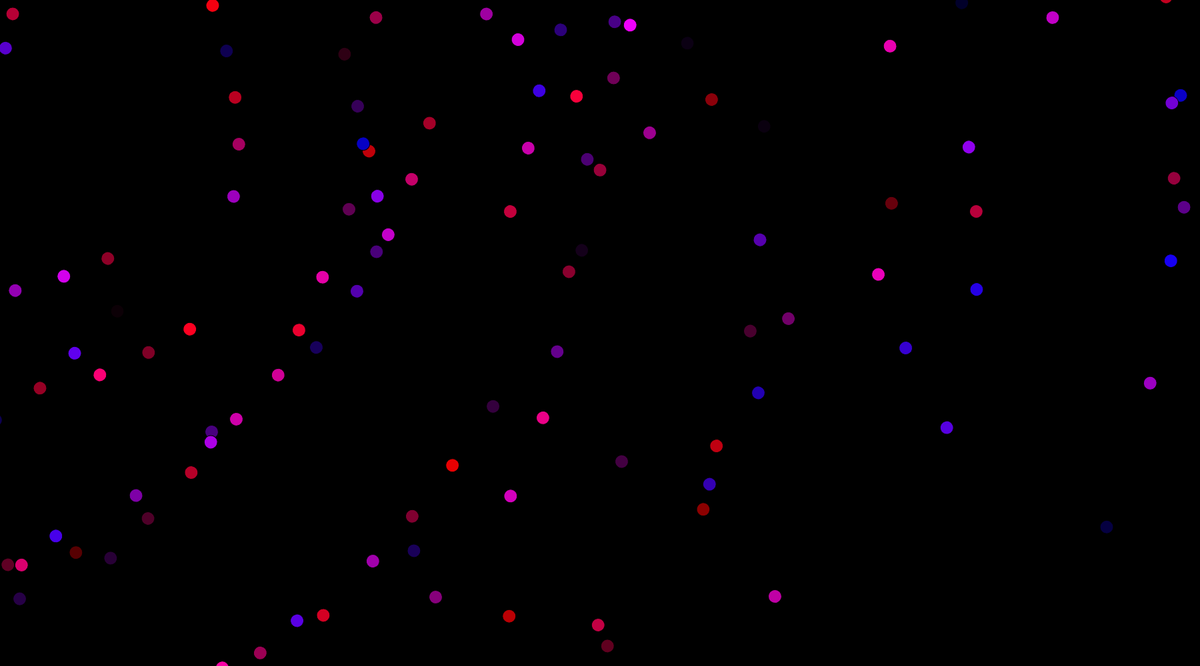
Frame 1 (no input)
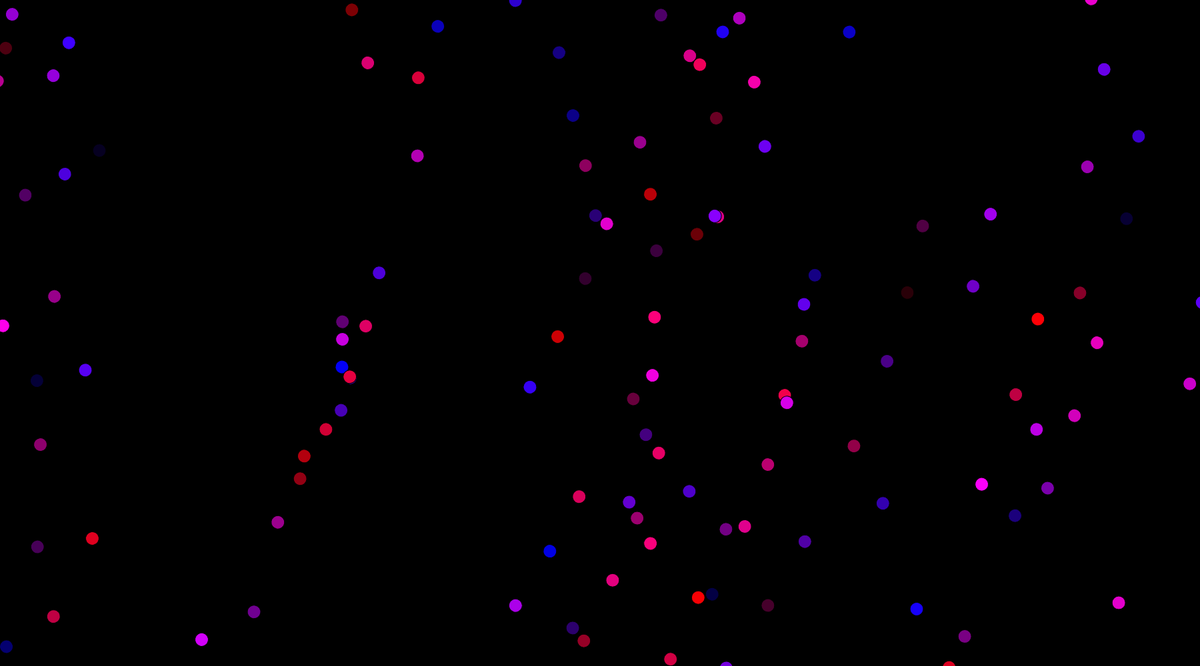
Frame 60 (no input)
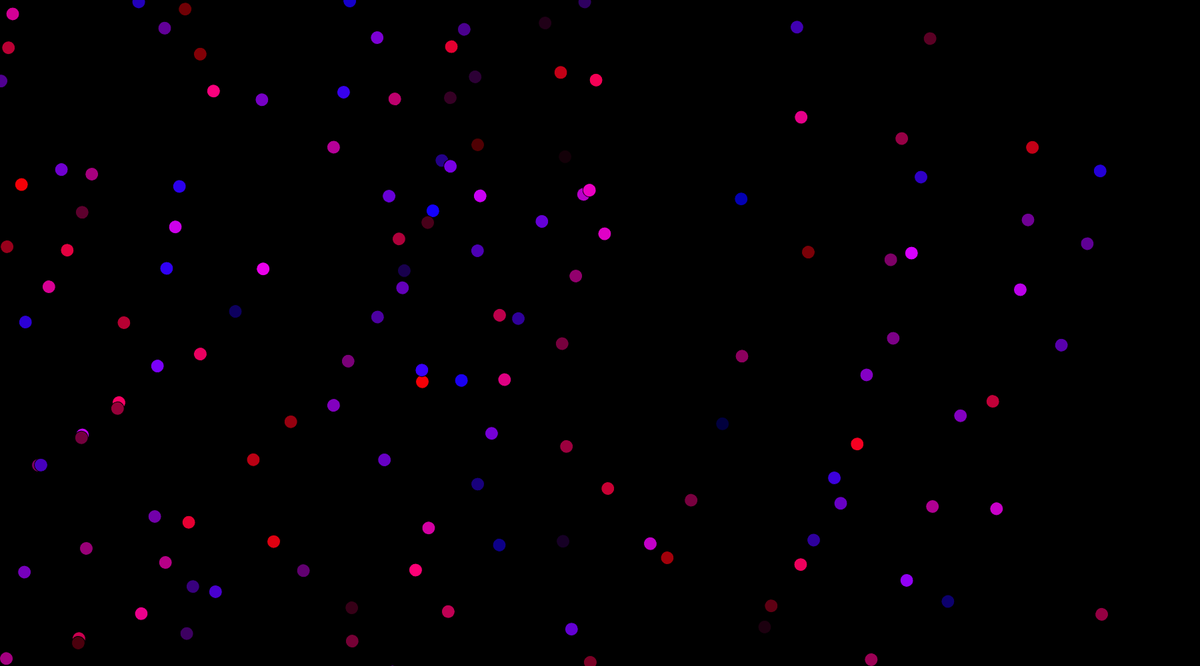
Frame 120 (the mouse pressed at the canvas centre since frame 60)

The p5.js sketch that drew these frames (run headless with seeded random() and noise() and a simulated clock; from frame 60 on, the mouse is pressed at the canvas centre):

// p5.js sketch
// ── sketch.js
function setup() {
  createCanvas(1800, 1000);
  //noStroke();
  //noLoop();
}

function draw() {
  background(0);
  //strokeWeight(1);
  //stroke(255);

  for (var x = 20; x <= 1800; x += 50) {
    for (var y = 20; y <= 1000; y += 50) {
    fill(random(255), 0, random(255));
    rotate(PI / random(90));
    ellipse(x, y, 20, 20)
    }
  }

}
